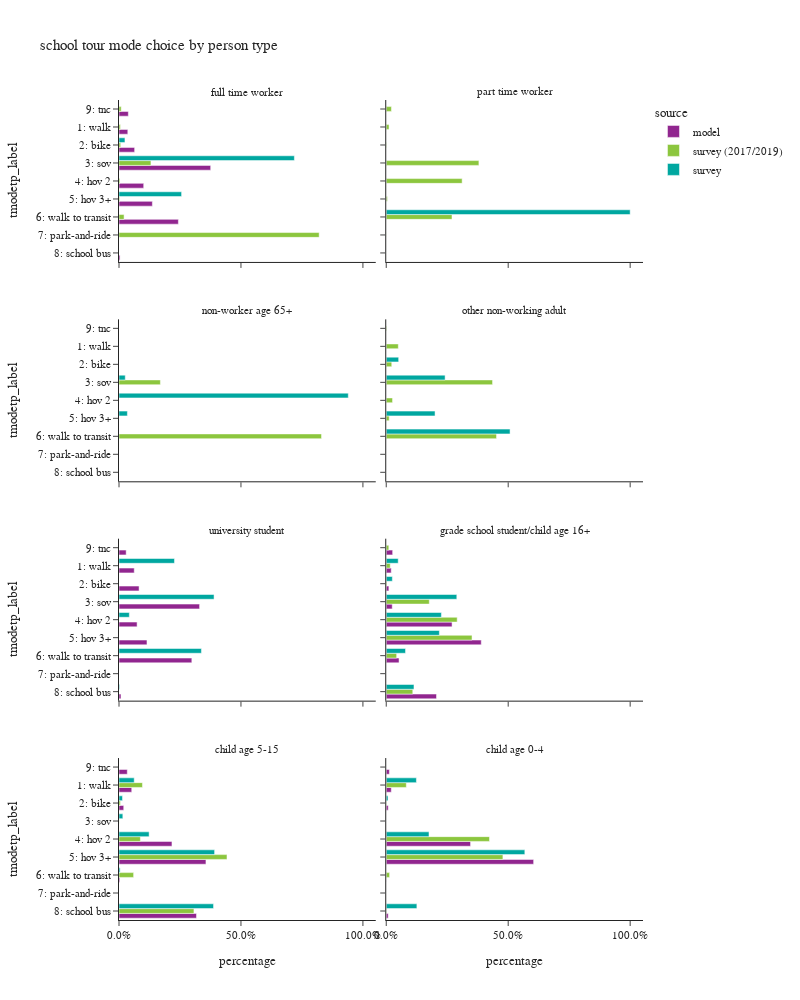

Notebook source saved alongside this figure:
### Code cell
plot_mode_choice(sc_tour,"pptyp_label",
                 {"pptyp_label":["full time worker","part time worker","non-worker age 65+","other non-working adult",
                                 "university student","grade school student/child age 16+","child age 5-15","child age 0-4"],
                  "tmodetp_label":["1: walk","2: bike","3: sov","4: hov 2","5: hov 3+","6: walk to transit",
                                   "7: park-and-ride","8: school bus","9: other–survey only"]},
                 "person type",2,1000)

### Figure 1 — Plotly figure (JSON) as saved in the notebook; plotly's stock layout.template omitted (floating-point values rounded to 4 significant figures)
{"data": [{"alignmentgroup": "True", "customdata": [[67], [119], [698], [188], [254], [452], [8], [71]], "hovertemplate": "source=model<br>pptyp_label=full time worker<br>percentage=%{x}<br>tmodetp_label=%{y}<br>sample count=%{customdata[0]}<extra></extra>", "legendgroup": "model", "marker": {"color": "#91268F", "pattern": {"shape": ""}}, "name": "model", "offsetgroup": "model", "orientation": "h", "showlegend": true, "textposition": "auto", "type": "bar", "x": [0.03608, 0.06408, 0.3759, 0.1012, 0.1368, 0.2434, 0.004308, 0.03823], "xaxis": "x7", "y": ["1: walk", "2: bike", "3: sov", "4: hov 2", "5: hov 3+", "6: walk to transit", "8: school bus", "9: tnc"], "yaxis": "y7"}, {"alignmentgroup": "True", "customdata": [[1913], [2520], [10118], [2272], [3512], [9145], [249], [899]], "hovertemplate": "source=model<br>pptyp_label=university student<br>percentage=%{x}<br>tmodetp_label=%{y}<br>sample count=%{customdata[0]}<extra></extra>", "legendgroup": "model", "marker": {"color": "#91268F", "pattern": {"shape": ""}}, "name": "model", "offsetgroup": "model", "orientation": "h", "showlegend": false, "textposition": "auto", "type": "bar", "x": [0.06246, 0.08228, 0.3304, 0.07418, 0.1147, 0.2986, 0.00813, 0.02935], "xaxis": "x3", "y": ["1: walk", "2: bike", "3: sov", "4: hov 2", "5: hov 3+", "6: walk to transit", "8: school bus", "9: tnc"], "yaxis": "y3"}, {"alignmentgroup": "True", "customdata": [[2118], [1120], [2550], [28001], [40425], [5450], [21383], [2728]], "hovertemplate": "source=model<br>pptyp_label=grade school student/child age 16+<br>percentage=%{x}<br>tmodetp_label=%{y}<br>sample count=%{customdata[0]}<extra></extra>", "legendgroup": "model", "marker": {"color": "#91268F", "pattern": {"shape": ""}}, "name": "model", "offsetgroup": "model", "orientation": "h", "showlegend": false, "textposition": "auto", "type": "bar", "x": [0.02041, 0.01079, 0.02457, 0.2698, 0.3895, 0.05252, 0.2061, 0.02629], "xaxis": "x4", "y": ["1: walk", "2: bike", "3: sov", "4: hov 2", "5: hov 3+", "6: walk to transit", "8: school bus", "9: tnc"], "yaxis": "y4"}, {"alignmentgroup": "True", "customdata": [[20343], [7562], [84595], [138889], [1271], [123767], [13209]], "hovertemplate": "source=model<br>pptyp_label=child age 5-15<br>percentage=%{x}<br>tmodetp_label=%{y}<br>sample count=%{customdata[0]}<extra></extra>", "legendgroup": "model", "marker": {"color": "#91268F", "pattern": {"shape": ""}}, "name": "model", "offsetgroup": "model", "orientation": "h", "showlegend": false, "textposition": "auto", "type": "bar", "x": [0.05221, 0.01941, 0.2171, 0.3565, 0.003262, 0.3176, 0.0339], "xaxis": "x", "y": ["1: walk", "2: bike", "4: hov 2", "5: hov 3+", "6: walk to transit", "8: school bus", "9: tnc"], "yaxis": "y"}, {"alignmentgroup": "True", "customdata": [[1010], [396], [16872], [29494], [17], [394], [625]], "hovertemplate": "source=model<br>pptyp_label=child age 0-4<br>percentage=%{x}<br>tmodetp_label=%{y}<br>sample count=%{customdata[0]}<extra></extra>", "legendgroup": "model", "marker": {"color": "#91268F", "pattern": {"shape": ""}}, "name": "model", "offsetgroup": "model", "orientation": "h", "showlegend": false, "textposition": "auto", "type": "bar", "x": [0.02069, 0.008113, 0.3457, 0.6043, 0.0003483, 0.008072, 0.01281], "xaxis": "x2", "y": ["1: walk", "2: bike", "4: hov 2", "5: hov 3+", "6: walk to transit", "8: school bus", "9: tnc"], "yaxis": "y2"}, {"alignmentgroup": "True", "customdata": [[2], [2], [12], [2], [1], [5], [1], [1]], "hovertemplate": "source=survey (2017/2019)<br>pptyp_label=full time worker<br>percentage=%{x}<br>tmodetp_label=%{y}<br>sample count=%{customdata[0]}<extra></extra>", "legendgroup": "survey (2017/2019)", "marker": {"color": "#8CC63E", "pattern": {"shape": ""}}, "name": "survey (2017/2019)", "offsetgroup": "survey (2017/2019)", "orientation": "h", "showlegend": true, "textposition": "auto", "type": "bar", "x": [0.005638, 0.006898, 0.1309, 0.003544, 0.002542, 0.02077, 0.8206, 0.009094], "xaxis": "x7", "y": ["1: walk", "2: bike", "3: sov", "4: hov 2", "5: hov 3+", "6: walk to transit", "7: park-and-ride", "9: tnc"], "yaxis": "y7"}, {"alignmentgroup": "True", "customdata": [[8], [3], [29], [11], [3], [42], [1], [4]], "hovertemplate": "source=survey (2017/2019)<br>pptyp_label=part time worker<br>percentage=%{x}<br>tmodetp_label=%{y}<br>sample count=%{customdata[0]}<extra></extra>", "legendgroup": "survey (2017/2019)", "marker": {"color": "#8CC63E", "pattern": {"shape": ""}}, "name": "survey (2017/2019)", "offsetgroup": "survey (2017/2019)", "orientation": "h", "showlegend": false, "textposition": "auto", "type": "bar", "x": [0.01153, 0.001414, 0.3799, 0.3112, 0.004729, 0.2695, 0.0004322, 0.02132], "xaxis": "x8", "y": ["1: walk", "2: bike", "3: sov", "4: hov 2", "5: hov 3+", "6: walk to transit", "7: park-and-ride", "9: tnc"], "yaxis": "y8"}, {"alignmentgroup": "True", "customdata": [[2], [7]], "hovertemplate": "source=survey (2017/2019)<br>pptyp_label=non-worker age 65+<br>percentage=%{x}<br>tmodetp_label=%{y}<br>sample count=%{customdata[0]}<extra></extra>", "legendgroup": "survey (2017/2019)", "marker": {"color": "#8CC63E", "pattern": {"shape": ""}}, "name": "survey (2017/2019)", "offsetgroup": "survey (2017/2019)", "orientation": "h", "showlegend": false, "textposition": "auto", "type": "bar", "x": [0.1697, 0.8303], "xaxis": "x5", "y": ["3: sov", "6: walk to transit"], "yaxis": "y5"}, {"alignmentgroup": "True", "customdata": [[22], [11], [15], [9], [5], [65], [1]], "hovertemplate": "source=survey (2017/2019)<br>pptyp_label=other non-working adult<br>percentage=%{x}<br>tmodetp_label=%{y}<br>sample count=%{customdata[0]}<extra></extra>", "legendgroup": "survey (2017/2019)", "marker": {"color": "#8CC63E", "pattern": {"shape": ""}}, "name": "survey (2017/2019)", "offsetgroup": "survey (2017/2019)", "orientation": "h", "showlegend": false, "textposition": "auto", "type": "bar", "x": [0.04945, 0.0226, 0.4359, 0.02582, 0.01204, 0.4522, 0.002086], "xaxis": "x6", "y": ["1: walk", "2: bike", "3: sov", "4: hov 2", "5: hov 3+", "6: walk to transit", "9: tnc"], "yaxis": "y6"}, {"alignmentgroup": "True", "customdata": [[9], [1], [21], [24], [20], [20], [17], [1]], "hovertemplate": "source=survey (2017/2019)<br>pptyp_label=grade school student/child age 16+<br>percentage=%{x}<br>tmodetp_label=%{y}<br>sample count=%{customdata[0]}<extra></extra>", "legendgroup": "survey (2017/2019)", "marker": {"color": "#8CC63E", "pattern": {"shape": ""}}, "name": "survey (2017/2019)", "offsetgroup": "survey (2017/2019)", "orientation": "h", "showlegend": false, "textposition": "auto", "type": "bar", "x": [0.01642, 0.002528, 0.1765, 0.2908, 0.3517, 0.04267, 0.1088, 0.01059], "xaxis": "x4", "y": ["1: walk", "2: bike", "3: sov", "4: hov 2", "5: hov 3+", "6: walk to transit", "8: school bus", "9: tnc"], "yaxis": "y4"}, {"alignmentgroup": "True", "customdata": [[54], [12], [1], [94], [193], [47], [172], [1]], "hovertemplate": "source=survey (2017/2019)<br>pptyp_label=child age 5-15<br>percentage=%{x}<br>tmodetp_label=%{y}<br>sample count=%{customdata[0]}<extra></extra>", "legendgroup": "survey (2017/2019)", "marker": {"color": "#8CC63E", "pattern": {"shape": ""}}, "name": "survey (2017/2019)", "offsetgroup": "survey (2017/2019)", "orientation": "h", "showlegend": false, "textposition": "auto", "type": "bar", "x": [0.09615, 0.005824, 0.0005199, 0.08768, 0.4427, 0.05988, 0.3072, 6.317e-06], "xaxis": "x", "y": ["1: walk", "2: bike", "3: sov", "4: hov 2", "5: hov 3+", "6: walk to transit", "8: school bus", "9: tnc"], "yaxis": "y"}, {"alignmentgroup": "True", "customdata": [[14], [2], [58], [88], [8], [1]], "hovertemplate": "source=survey (2017/2019)<br>pptyp_label=child age 0-4<br>percentage=%{x}<br>tmodetp_label=%{y}<br>sample count=%{customdata[0]}<extra></extra>", "legendgroup": "survey (2017/2019)", "marker": {"color": "#8CC63E", "pattern": {"shape": ""}}, "name": "survey (2017/2019)", "offsetgroup": "survey (2017/2019)", "orientation": "h", "showlegend": false, "textposition": "auto", "type": "bar", "x": [0.08231, 0.0011, 0.4232, 0.4783, 0.0137, 0.001327], "xaxis": "x2", "y": ["1: walk", "2: bike", "4: hov 2", "5: hov 3+", "6: walk to transit", "8: school bus"], "yaxis": "y2"}, {"alignmentgroup": "True", "customdata": [[1], [2], [3]], "hovertemplate": "source=survey<br>pptyp_label=full time worker<br>percentage=%{x}<br>tmodetp_label=%{y}<br>sample count=%{customdata[0]}<extra></extra>", "legendgroup": "survey", "marker": {"color": "#00A7A0", "pattern": {"shape": ""}}, "name": "survey", "offsetgroup": "survey", "orientation": "h", "showlegend": true, "textposition": "auto", "type": "bar", "x": [0.02438, 0.719, 0.2566], "xaxis": "x7", "y": ["2: bike", "3: sov", "5: hov 3+"], "yaxis": "y7"}, {"alignmentgroup": "True", "customdata": [[1]], "hovertemplate": "source=survey<br>pptyp_label=part time worker<br>percentage=%{x}<br>tmodetp_label=%{y}<br>sample count=%{customdata[0]}<extra></extra>", "legendgroup": "survey", "marker": {"color": "#00A7A0", "pattern": {"shape": ""}}, "name": "survey", "offsetgroup": "survey", "orientation": "h", "showlegend": false, "textposition": "auto", "type": "bar", "x": [1.0], "xaxis": "x8", "y": ["6: walk to transit"], "yaxis": "y8"}, {"alignmentgroup": "True", "customdata": [[1], [2], [1]], "hovertemplate": "source=survey<br>pptyp_label=non-worker age 65+<br>percentage=%{x}<br>tmodetp_label=%{y}<br>sample count=%{customdata[0]}<extra></extra>", "legendgroup": "survey", "marker": {"color": "#00A7A0", "pattern": {"shape": ""}}, "name": "survey", "offsetgroup": "survey", "orientation": "h", "showlegend": false, "textposition": "auto", "type": "bar", "x": [0.02564, 0.94, 0.03435], "xaxis": "x5", "y": ["3: sov", "4: hov 2", "5: hov 3+"], "yaxis": "y5"}, {"alignmentgroup": "True", "customdata": [[1], [3], [2], [1]], "hovertemplate": "source=survey<br>pptyp_label=other non-working adult<br>percentage=%{x}<br>tmodetp_label=%{y}<br>sample count=%{customdata[0]}<extra></extra>", "legendgroup": "survey", "marker": {"color": "#00A7A0", "pattern": {"shape": ""}}, "name": "survey", "offsetgroup": "survey", "orientation": "h", "showlegend": false, "textposition": "auto", "type": "bar", "x": [0.05093, 0.2413, 0.2001, 0.5076], "xaxis": "x6", "y": ["2: bike", "3: sov", "5: hov 3+", "6: walk to transit"], "yaxis": "y6"}, {"alignmentgroup": "True", "customdata": [[11], [10], [1], [19], [1]], "hovertemplate": "source=survey<br>pptyp_label=university student<br>percentage=%{x}<br>tmodetp_label=%{y}<br>sample count=%{customdata[0]}<extra></extra>", "legendgroup": "survey", "marker": {"color": "#00A7A0", "pattern": {"shape": ""}}, "name": "survey", "offsetgroup": "survey", "orientation": "h", "showlegend": false, "textposition": "auto", "type": "bar", "x": [0.2275, 0.3897, 0.04238, 0.3379, 0.00251], "xaxis": "x3", "y": ["1: walk", "3: sov", "4: hov 2", "6: walk to transit", "8: school bus"], "yaxis": "y3"}, {"alignmentgroup": "True", "customdata": [[4], [3], [22], [8], [13], [11], [11]], "hovertemplate": "source=survey<br>pptyp_label=grade school student/child age 16+<br>percentage=%{x}<br>tmodetp_label=%{y}<br>sample count=%{customdata[0]}<extra></extra>", "legendgroup": "survey", "marker": {"color": "#00A7A0", "pattern": {"shape": ""}}, "name": "survey", "offsetgroup": "survey", "orientation": "h", "showlegend": false, "textposition": "auto", "type": "bar", "x": [0.04905, 0.02503, 0.2893, 0.2261, 0.2178, 0.07904, 0.1137], "xaxis": "x4", "y": ["1: walk", "2: bike", "3: sov", "4: hov 2", "5: hov 3+", "6: walk to transit", "8: school bus"], "yaxis": "y4"}, {"alignmentgroup": "True", "customdata": [[39], [14], [4], [53], [136], [14], [137]], "hovertemplate": "source=survey<br>pptyp_label=child age 5-15<br>percentage=%{x}<br>tmodetp_label=%{y}<br>sample count=%{customdata[0]}<extra></extra>", "legendgroup": "survey", "marker": {"color": "#00A7A0", "pattern": {"shape": ""}}, "name": "survey", "offsetgroup": "survey", "orientation": "h", "showlegend": false, "textposition": "auto", "type": "bar", "x": [0.06236, 0.01438, 0.01569, 0.1235, 0.3919, 0.004593, 0.3876], "xaxis": "x", "y": ["1: walk", "2: bike", "3: sov", "4: hov 2", "5: hov 3+", "6: walk to transit", "8: school bus"], "yaxis": "y"}, {"alignmentgroup": "True", "customdata": [[8], [5], [30], [38], [2]], "hovertemplate": "source=survey<br>pptyp_label=child age 0-4<br>percentage=%{x}<br>tmodetp_label=%{y}<br>sample count=%{customdata[0]}<extra></extra>", "legendgroup": "survey", "marker": {"color": "#00A7A0", "pattern": {"shape": ""}}, "name": "survey", "offsetgroup": "survey", "orientation": "h", "showlegend": false, "textposition": "auto", "type": "bar", "x": [0.1237, 0.007253, 0.1753, 0.5682, 0.1257], "xaxis": "x2", "y": ["1: walk", "2: bike", "4: hov 2", "5: hov 3+", "8: school bus"], "yaxis": "y2"}], "layout": {"annotations": [{"font": {}, "showarrow": false, "text": "child age 5-15", "x": 0.245, "xanchor": "center", "xref": "paper", "y": 0.1975, "yanchor": "bottom", "yref": "paper"}, {"font": {}, "showarrow": false, "text": "child age 0-4", "x": 0.755, "xanchor": "center", "xref": "paper", "y": 0.1975, "yanchor": "bottom", "yref": "paper"}, {"font": {}, "showarrow": false, "text": "university student", "x": 0.245, "xanchor": "center", "xref": "paper", "y": 0.465, "yanchor": "bottom", "yref": "paper"}, {"font": {}, "showarrow": false, "text": "grade school student/child age 16+", "x": 0.755, "xanchor": "center", "xref": "paper", "y": 0.465, "yanchor": "bottom", "yref": "paper"}, {"font": {}, "showarrow": false, "text": "non-worker age 65+", "x": 0.245, "xanchor": "center", "xref": "paper", "y": 0.7325, "yanchor": "bottom", "yref": "paper"}, {"font": {}, "showarrow": false, "text": "other non-working adult", "x": 0.755, "xanchor": "center", "xref": "paper", "y": 0.7325, "yanchor": "bottom", "yref": "paper"}, {"font": {}, "showarrow": false, "text": "full time worker", "x": 0.245, "xanchor": "center", "xref": "paper", "y": 1.0, "yanchor": "bottom", "yref": "paper"}, {"font": {}, "showarrow": false, "text": "part time worker", "x": 0.755, "xanchor": "center", "xref": "paper", "y": 1.0, "yanchor": "bottom", "yref": "paper"}], "barmode": "group", "height": 1000, "legend": {"title": {"text": "source"}, "tracegroupgap": 0}, "title": {"text": "school tour mode choice by person type"}, "width": 800, "xaxis": {"anchor": "y", "domain": [0.0, 0.49], "tickformat": ".1%", "title": {"text": "percentage"}}, "xaxis2": {"anchor": "y2", "domain": [0.51, 1.0], "matches": "x", "tickformat": ".1%", "title": {"text": "percentage"}}, "xaxis3": {"anchor": "y3", "domain": [0.0, 0.49], "matches": "x", "showticklabels": false, "tickformat": ".1%"}, "xaxis4": {"anchor": "y4", "domain": [0.51, 1.0], "matches": "x", "showticklabels": false, "tickformat": ".1%"}, "xaxis5": {"anchor": "y5", "domain": [0.0, 0.49], "matches": "x", "showticklabels": false, "tickformat": ".1%"}, "xaxis6": {"anchor": "y6", "domain": [0.51, 1.0], "matches": "x", "showticklabels": false, "tickformat": ".1%"}, "xaxis7": {"anchor": "y7", "domain": [0.0, 0.49], "matches": "x", "showticklabels": false, "tickformat": ".1%"}, "xaxis8": {"anchor": "y8", "domain": [0.51, 1.0], "matches": "x", "showticklabels": false, "tickformat": ".1%"}, "yaxis": {"anchor": "x", "categoryarray": ["9: other–survey only", "8: school bus", "7: park-and-ride", "6: walk to transit", "5: hov 3+", "4: hov 2", "3: sov", "2: bike", "1: walk"], "categoryorder": "array", "domain": [0.0, 0.1975], "title": {"text": "tmodetp_label"}}, "yaxis2": {"anchor": "x2", "domain": [0.0, 0.1975], "matches": "y", "showticklabels": false}, "yaxis3": {"anchor": "x3", "categoryarray": ["9: other–survey only", "8: school bus", "7: park-and-ride", "6: walk to transit", "5: hov 3+", "4: hov 2", "3: sov", "2: bike", "1: walk"], "categoryorder": "array", "domain": [0.2675, 0.465], "matches": "y", "title": {"text": "tmodetp_label"}}, "yaxis4": {"anchor": "x4", "domain": [0.2675, 0.465], "matches": "y", "showticklabels": false}, "yaxis5": {"anchor": "x5", "categoryarray": ["9: other–survey only", "8: school bus", "7: park-and-ride", "6: walk to transit", "5: hov 3+", "4: hov 2", "3: sov", "2: bike", "1: walk"], "categoryorder": "array", "domain": [0.535, 0.7325], "matches": "y", "title": {"text": "tmodetp_label"}}, "yaxis6": {"anchor": "x6", "domain": [0.535, 0.7325], "matches": "y", "showticklabels": false}, "yaxis7": {"anchor": "x7", "categoryarray": ["9: other–survey only", "8: school bus", "7: park-and-ride", "6: walk to transit", "5: hov 3+", "4: hov 2", "3: sov", "2: bike", "1: walk"], "categoryorder": "array", "domain": [0.8025, 1.0], "matches": "y", "title": {"text": "tmodetp_label"}}, "yaxis8": {"anchor": "x8", "domain": [0.8025, 1.0], "matches": "y", "showticklabels": false}}}
